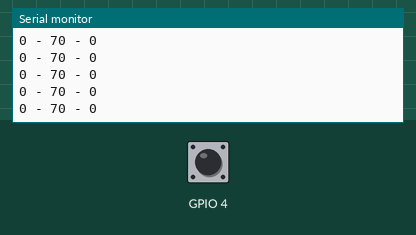
Simulated run of this sketch. Board: ESP32. Parts: the last lines printed to the serial monitor. Inputs (shaded band) come from the test bench; at power-on: GPIO 4 HIGH.

Above: at 2.2 s.
2.3 s: GPIO 4 pulled LOW for 1 s
At 2.51 s:
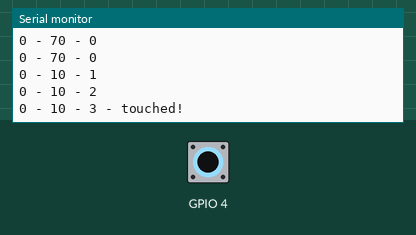
4.8 s: GPIO 4 pulled LOW for 0.15 s
At 4.81 s:
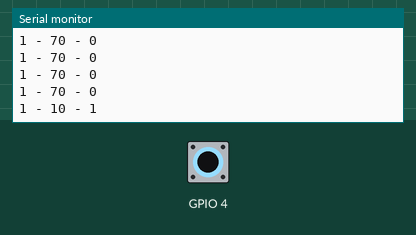
6.4 s: GPIO 4 pulled LOW for 1 s
At 6.61 s:
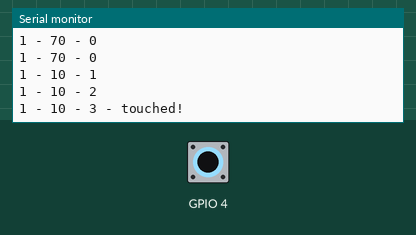
Timing chart, 0 to 9.4 s (numbered marks = the images above; inputs shaded):
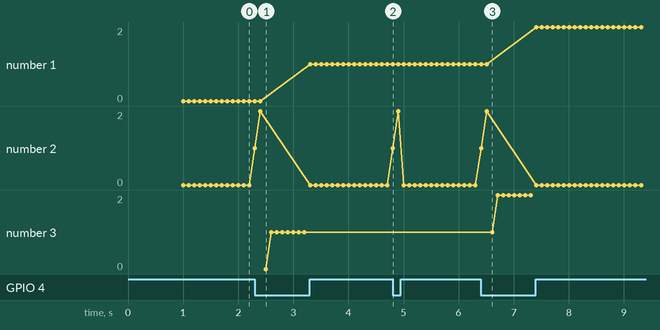

Measured:
- after the input at 2.3 s, the serial monitor: prints a new line at once (image 1)
- after the input at 4.8 s, the serial monitor: prints a new line at once (image 2)
- after the input at 6.4 s, the serial monitor: prints a new line after 0.21 s (image 3)
- plotted number 1: 0 → 1 after the input at 2.3 s

The sketch:

06_esp32capacitiveTouchRead.ino
```cpp
// ESP32 Touch Test
// Just test touch pin - Touch0 is T0 which is on GPIO 4.

int touchVal = 9999;
int touchCount = 0;
boolean currentlyTouched = false;
int touchedTimes = 0;

void setup()
{
  Serial.begin(115200);
  delay(1000); // give me time to bring up serial monitor
  Serial.println("ESP32 Touch Test");
}

void loop()
{
  touchVal = touchRead(T0);
  Serial.print(touchedTimes);
  Serial.print(" - ");
  Serial.print(touchVal);
  if (touchVal < 26) {
    touchCount++;
  } else {
    touchCount = 0;
  }
  Serial.print(" - ");
  Serial.print(touchCount);

  if (touchCount >= 3) {
    Serial.print(" - touched!");
    if (!currentlyTouched) {
      currentlyTouched = true;
      touchedTimes++;
    }
  } else {
    currentlyTouched = false;
  }

  Serial.println();
  delay(100);
}
```
